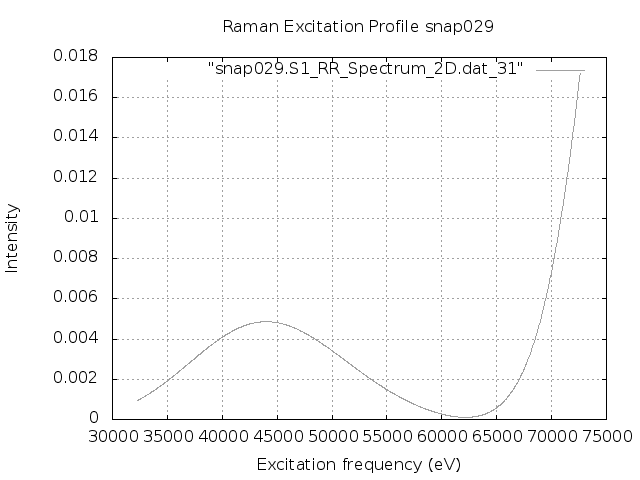

This figure's gnuplot source:
set terminal png
set output "snap029.S1.REP_frozen.png"
set xlabel 'Excitation frequency (eV)'
set ylabel 'Intensity'
set title "Raman Excitation Profile snap029"
set grid
set autoscale
plot "snap029.S1_RR_Spectrum_2D.dat_31" with lines lc "blue"
exit
